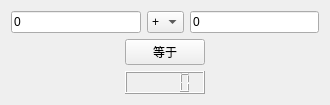
<?xml version="1.0" encoding="UTF-8"?>
<ui version="4.0">
 <class>caculate</class>
 <widget class="QWidget" name="caculate">
  <property name="geometry">
   <rect>
    <x>0</x>
    <y>0</y>
    <width>330</width>
    <height>98</height>
   </rect>
  </property>
  <property name="windowTitle">
   <string>Form</string>
  </property>
  <layout class="QGridLayout" name="gridLayout">
   <item row="0" column="0" colspan="3">
    <layout class="QHBoxLayout" name="horizontalLayout">
     <item>
      <widget class="QLineEdit" name="lineEdit_num1">
       <property name="text">
        <string>0</string>
       </property>
      </widget>
     </item>
     <item>
      <widget class="QComboBox" name="comboBox_sign">
       <item>
        <property name="text">
         <string>+</string>
        </property>
       </item>
       <item>
        <property name="text">
         <string>-</string>
        </property>
       </item>
       <item>
        <property name="text">
         <string>*</string>
        </property>
       </item>
       <item>
        <property name="text">
         <string>/</string>
        </property>
       </item>
      </widget>
     </item>
     <item>
      <widget class="QLineEdit" name="lineEdit_num2">
       <property name="text">
        <string>0</string>
       </property>
      </widget>
     </item>
    </layout>
   </item>
   <item row="1" column="0">
    <spacer name="horizontalSpacer">
     <property name="orientation">
      <enum>Qt::Horizontal</enum>
     </property>
     <property name="sizeHint" stdset="0">
      <size>
       <width>110</width>
       <height>20</height>
      </size>
     </property>
    </spacer>
   </item>
   <item row="1" column="1">
    <widget class="QPushButton" name="pushButton">
     <property name="text">
      <string>等于</string>
     </property>
    </widget>
   </item>
   <item row="1" column="2">
    <spacer name="horizontalSpacer_2">
     <property name="orientation">
      <enum>Qt::Horizontal</enum>
     </property>
     <property name="sizeHint" stdset="0">
      <size>
       <width>109</width>
       <height>20</height>
      </size>
     </property>
    </spacer>
   </item>
   <item row="2" column="1">
    <widget class="QLCDNumber" name="lcdNumber_result"/>
   </item>
  </layout>
 </widget>
 <resources/>
 <connections/>
</ui>
